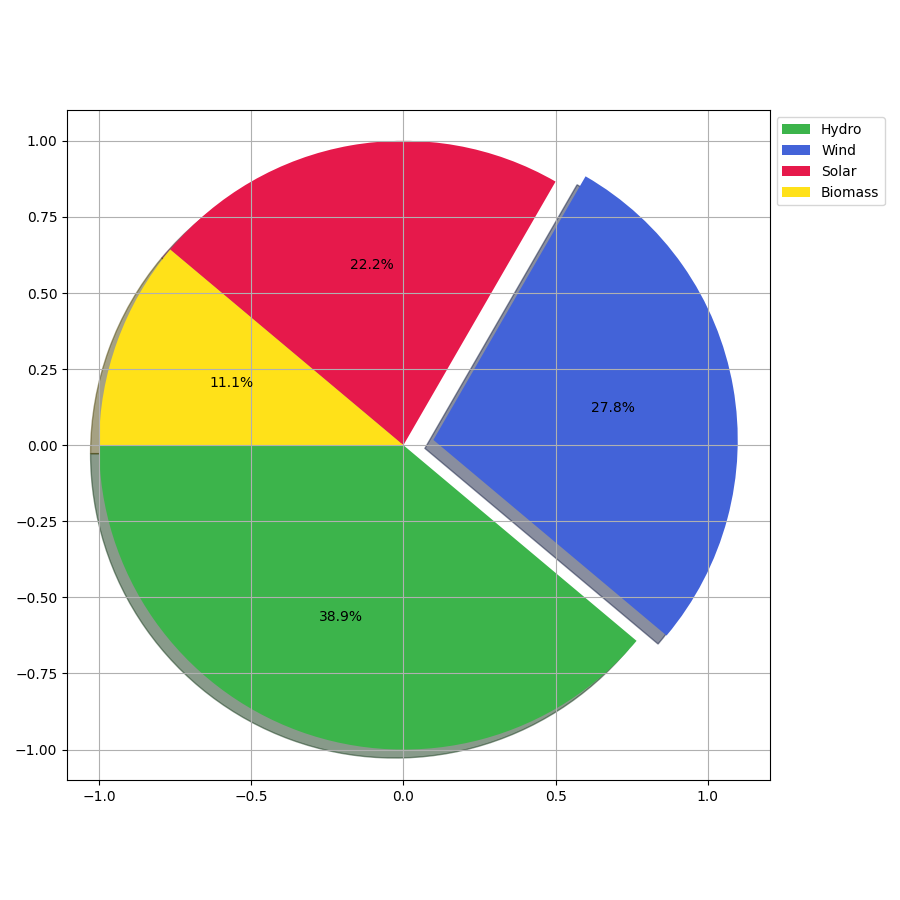

Generate this figure with Python:
import matplotlib.pyplot as plt

# Define the data
shares = [35, 25, 20, 10]

# Define new colors for each sector
new_colors = ['#3cb44b', '#4363d8', '#e6194B', '#ffe119']

# Define explode for highlighting a sector
explode = (0, 0.1, 0, 0)

# Create the pie chart
fig, ax = plt.subplots(figsize=(9, 9))
wedges, text_labels, percent_labels = ax.pie(
    shares, 
    autopct='%1.1f%%', 
    startangle=180, 
    colors=new_colors, 
    explode=explode, 
    shadow=True,
    frame=True
)

# Add legend with different location
ax.legend(wedges, ['Hydro', 'Wind', 'Solar', 'Biomass'], loc="upper left", bbox_to_anchor=(1, 0, 0.5, 1))

# Gridlines added
ax.grid(True)

plt.tight_layout()
plt.show()
